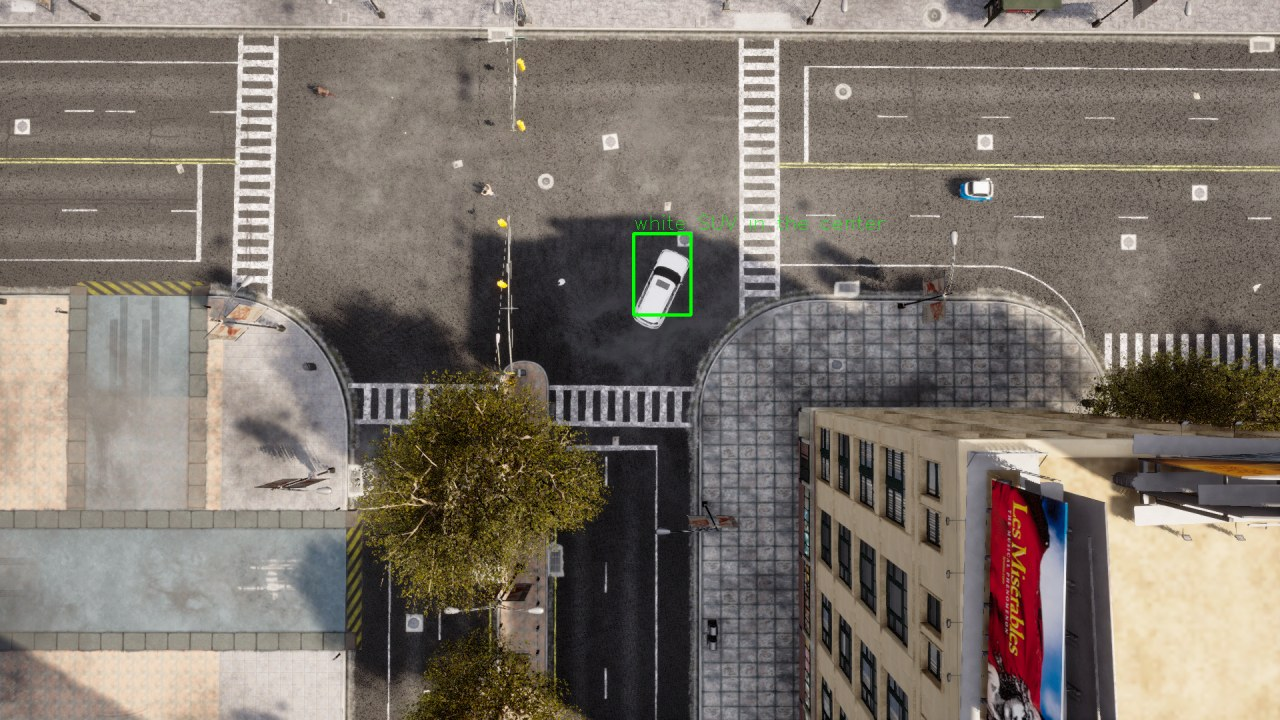
#> input picture runners/carla_ui_proof/oracle-lock-45m.jpg, 1280 x 720 px
$ python -i gz_feed_view.py   (imports and definitions only)
#> lines starting #> are read from the running program, lines starting #| are printed output that depends on the picture
#!/usr/bin/env python3
"""
gz_feed_view.py -- see the real Gazebo camera feed over SSH.

Starts `gz sim` headless (NVIDIA EGL) with the Sonoma Raceway world (chase_cam
mounted over the start grid), subscribes to the camera topic, and serves the
live frames as MJPEG on 127.0.0.1:8088. The camera tilt is a runtime knob:
--pitch -90 = nadir (straight down), ~-10 = near-horizon / mostly sky (default).

This is what the grounding model will see (follow-loop / VLM come later).

View it over SSH:
    ssh -L 8088:localhost:8088 <box>          # on your laptop
    .venv-ft/bin/python runners/gz_feed_view.py   # on the box
    # open http://localhost:8088 in your browser

One-frame smoke check / still capture (no server):
    .venv-ft/bin/python runners/gz_feed_view.py --snapshot /tmp/feed.png --pitch -30

Run with the venv python (.venv-ft) -- it has cv2 AND (via the path insert
below) the system gz-transport bindings.
"""
import argparse
import os
import subprocess
import sys
import threading
import time
from http.server import BaseHTTPRequestHandler, ThreadingHTTPServer
from pathlib import Path

import cv2  # from the venv -- import BEFORE touching sys.path
import numpy as np

sys.path.append("/usr/lib/python3/dist-packages")  # APPEND: gz-transport13 / gz-msgs10 only;
# must not front-shadow the venv's numpy/cv2 (different ABI -> native crash, no traceback)

REPO = Path(__file__).resolve().parent.parent
WORLD_SDF = REPO / "runners" / "sitl" / "worlds" / "sonoma_follow.sdf"
WORLD = "raceway"
CAM = "chase_cam"
CAM_TOPIC = f"/world/{WORLD}/model/{CAM}/link/cam_link/sensor/{CAM}/image"
SET_POSE_SVC = f"/world/{WORLD}/set_pose"
HOST, PORT = "127.0.0.1", 8088

# gz sim -s renders the camera sensor offscreen via EGL (it ignores DISPLAY). By
# default glvnd's EGL loader picks mesa on this box and fails ("dri2 screen") -> BLACK
# frames. Force NVIDIA's EGL vendor so it renders on the 3090.
GZ_EGL_ICD = os.environ.get("GZ_FEED_EGL_ICD", "/usr/share/glvnd/egl_vendor.d/10_nvidia.json")
# Sonoma world uses model:// includes from the vendored SITL_Models tree.
_SITL = REPO / "runners" / "sitl" / "external" / "SITL_Models" / "Gazebo"
_RES = f"{_SITL/'models'}:{_SITL/'worlds'}"
GZ_ENV = {**os.environ, "__EGL_VENDOR_LIBRARY_FILENAMES": GZ_EGL_ICD,
          "GZ_SIM_RESOURCE_PATH": _RES + os.pathsep + os.environ.get("GZ_SIM_RESOURCE_PATH", "")}

_latest = {"rgb": None}  # HxWx3 uint8
_lock = threading.Lock()
_first = threading.Event()

# Live camera pose (world). Driven by the control loop from currently-held keys.
_cam = {"x": 0.0, "y": 0.0, "z": 3.0, "pitch": -10.0, "yaw": 145.0}
_held = set()          # movement keys currently down in the browser
_cam_lock = threading.Lock()


# [34 lines left out: functions _start_gz, _subscribe, _quat_zyx, not called in this run]


MOVE, LIFT, ROT = 6.0, 3.0, 60.0  # m/s, m/s, deg/s -- fly speeds while a key is held


# [51 lines left out: functions _step, _apply_pose, _control_loop, not called in this run]


# --- feed colour grade ------------------------------------------------------
# The Sonoma OBJ mesh renders effectively unlit in gz/ogre2: world lights don't
# reach its flat baked-texture surfaces (verified -- ambient 1->0.35, sun recolour
# and a low raking sun all left the track pixel-identical). So the scene "look" is a
# post-process grade on the egress frame, not in-world lighting. ~0.3 ms at 640x480.
# Tune GRADE live; set on=False for the raw render.
GRADE = {"on": True, "gamma": 0.90, "contrast": 1.14, "sat": 1.28,
         "warm": 1.07, "cool": 0.95, "vignette": 0.35}


def _grade_lut():
    x = np.arange(256, dtype=np.float32) / 255.0
    x = np.clip((x - 0.5) * GRADE["contrast"] + 0.5, 0, 1)   # contrast about mid-grey
    x = np.power(x, GRADE["gamma"])                           # gamma lift
    return np.clip(x * 255, 0, 255).astype(np.uint8)


_LUT = _grade_lut()
_vig_cache = {}


def _vignette(shape):
    v = _vig_cache.get(shape)
    if v is None:
        h, w = shape
        yy, xx = np.ogrid[0:h, 0:w]
        r = np.sqrt(((xx - w / 2) / (w / 2)) ** 2 + ((yy - h / 2) / (h / 2)) ** 2)
        # flat in the centre, darkens past r=0.4 out to the corners
        v = (1 - GRADE["vignette"] * np.clip(r - 0.4, 0, 1) / 0.6).astype(np.float32)
        v = _vig_cache[shape] = v[..., None]
    return v


def _grade(bgr):
    if not GRADE["on"]:
        return bgr
    out = cv2.LUT(bgr, _LUT).astype(np.float32)               # contrast+gamma
#> bgr is the input picture: shape (720, 1280, 3); mean B, G, R 106.7, 115.6, 124.4
    out[..., 0] *= GRADE["cool"]                              # BGR: pull blue
    out[..., 2] *= GRADE["warm"]                              # push red = warm
    out *= _vignette(bgr.shape[:2])
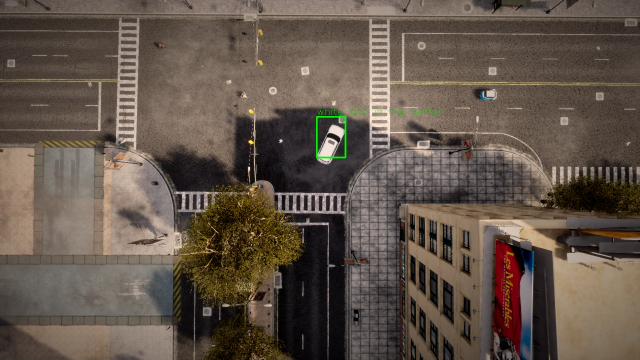
#> out: shape (720, 1280, 3) float32 (shown at 1/2 size); mean B, G, R 79.5, 91.1, 105.1; drawn with min black and max white
    out = np.clip(out, 0, 255).astype(np.uint8)
    hsv = cv2.cvtColor(out, cv2.COLOR_BGR2HSV).astype(np.float32)
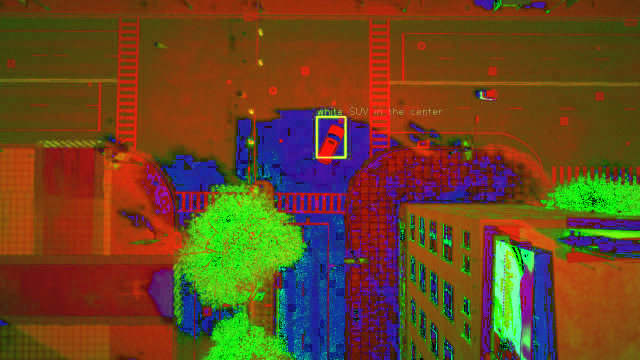
#> hsv: shape (720, 1280, 3) float32 (shown at 1/2 size); mean B, G, R 34.1, 70.5, 105.2
    hsv[..., 1] = np.clip(hsv[..., 1] * GRADE["sat"], 0, 255)  # saturation
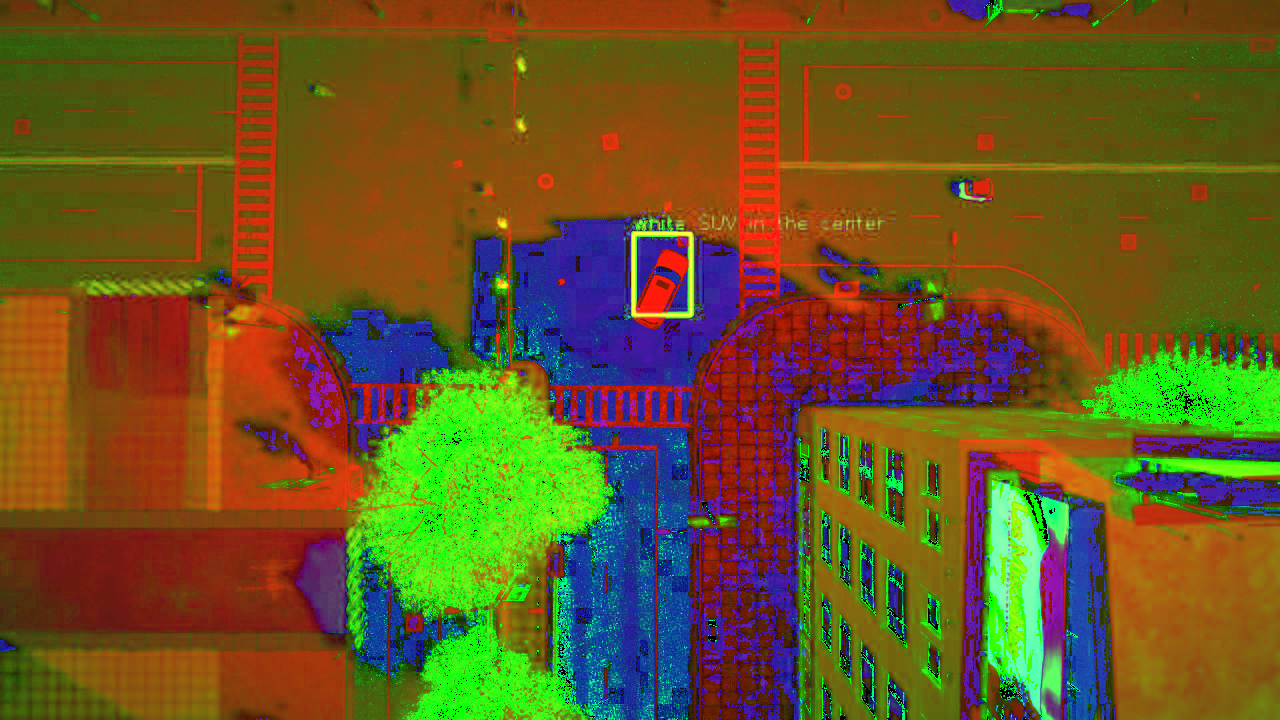
#> hsv: shape (720, 1280, 3) float32; mean B, G, R 34.1, 86.9, 105.2
    return cv2.cvtColor(hsv.astype(np.uint8), cv2.COLOR_HSV2BGR)


def _bgr(rgb):
    """RGB frame -> graded BGR, ready for imencode/imwrite."""
    return _grade(cv2.cvtColor(rgb, cv2.COLOR_RGB2BGR))


def _jpeg(rgb):
    ok, buf = cv2.imencode(".jpg", _bgr(rgb), [cv2.IMWRITE_JPEG_QUALITY, 85])
    return buf.tobytes() if ok else None


PAGE = b"""<!doctype html><meta charset=utf-8><title>Gazebo feed -- fly the camera</title>
<style>body{margin:0;background:#111;color:#ccc;font:14px system-ui;text-align:center}
.wrap{position:relative;display:inline-block;margin-top:8px}
img{max-width:100%;height:auto;display:block;image-rendering:auto}
#hud{position:absolute;top:6px;left:6px;background:rgba(0,0,0,.55);padding:4px 8px;
  font:12px/1.4 monospace;text-align:left;border-radius:4px;pointer-events:none}
p{margin:6px}</style>
<p>Sonoma Raceway &middot; fly the camera: <b>WASD</b> move &middot; <b>R/F</b> up/down &middot;
   <b>arrows</b> look &middot; click the image first</p>
<div class=wrap tabindex=0 id=stage><img src="/stream"><div id=hud></div></div>
<script>
const MAP={w:'w',a:'a',s:'s',d:'d',r:'r',f:'f',
  ArrowUp:'up',ArrowDown:'down',ArrowLeft:'left',ArrowRight:'right'};
const held=new Set();
function send(){fetch('/move',{method:'POST',body:[...held].join(',')});}
const stage=document.getElementById('stage');
stage.focus();
stage.addEventListener('keydown',e=>{const k=MAP[e.key];if(!k)return;e.preventDefault();
  if(!held.has(k)){held.add(k);send();}});
stage.addEventListener('keyup',e=>{const k=MAP[e.key];if(!k)return;e.preventDefault();
  held.delete(k);send();});
stage.addEventListener('blur',()=>{if(held.size){held.clear();send();}});  // stop on focus loss
const hud=document.getElementById('hud');
setInterval(async()=>{const p=await(await fetch('/pose')).json();
  hud.textContent=`x ${p.x.toFixed(1)}  y ${p.y.toFixed(1)}  z ${p.z.toFixed(1)}\\n`+
    `pitch ${p.pitch.toFixed(0)}  yaw ${p.yaw.toFixed(0)}`;},200);
</script>
"""


class Handler(BaseHTTPRequestHandler):
    def log_message(self, *a):  # quiet
        pass

    # [150 lines left out: functions _json, do_POST, do_GET, main, _selftest, not called in this run]


# [2 lines not run here, left out]

>>> import cv2
>>> picture = cv2.cvtColor(cv2.imread('carla_ui_proof/oracle-lock-45m.jpg'), cv2.COLOR_BGR2RGB)
>>> result = _bgr(picture)

$ run again, on runners/carla_ui_proof/ui-loop-closed.jpg
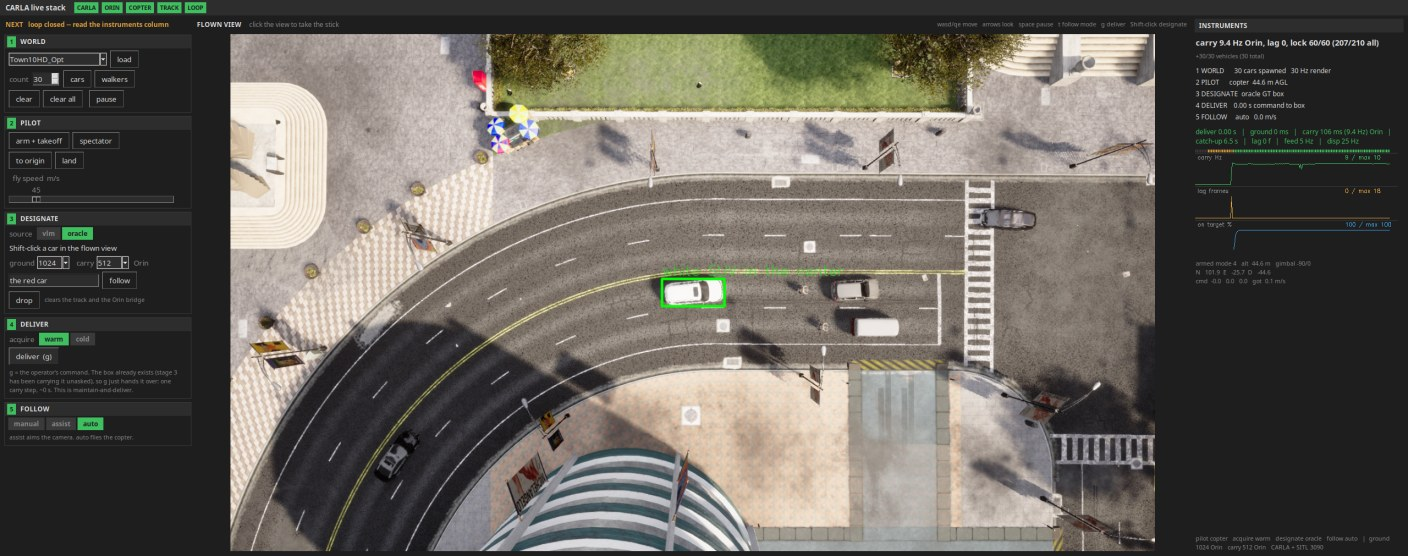
#> input picture runners/carla_ui_proof/ui-loop-closed.jpg, 1408 x 556 px
#> in _grade, bgr is the input picture: shape (556, 1408, 3); mean B, G, R 92.1, 99.1, 103.1
#> in _grade, `out *= _vignette(bgr.shape[:2])`:
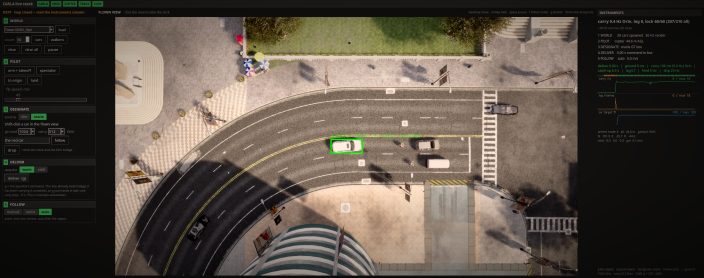
#> out: shape (556, 1408, 3) float32 (shown at 1/2 size); mean B, G, R 74.3, 84.7, 94.7; drawn with min black and max white
#> in _grade, `hsv[..., 1] = np.clip(hsv[..., 1] * GRADE["sat"], 0, 255)`:
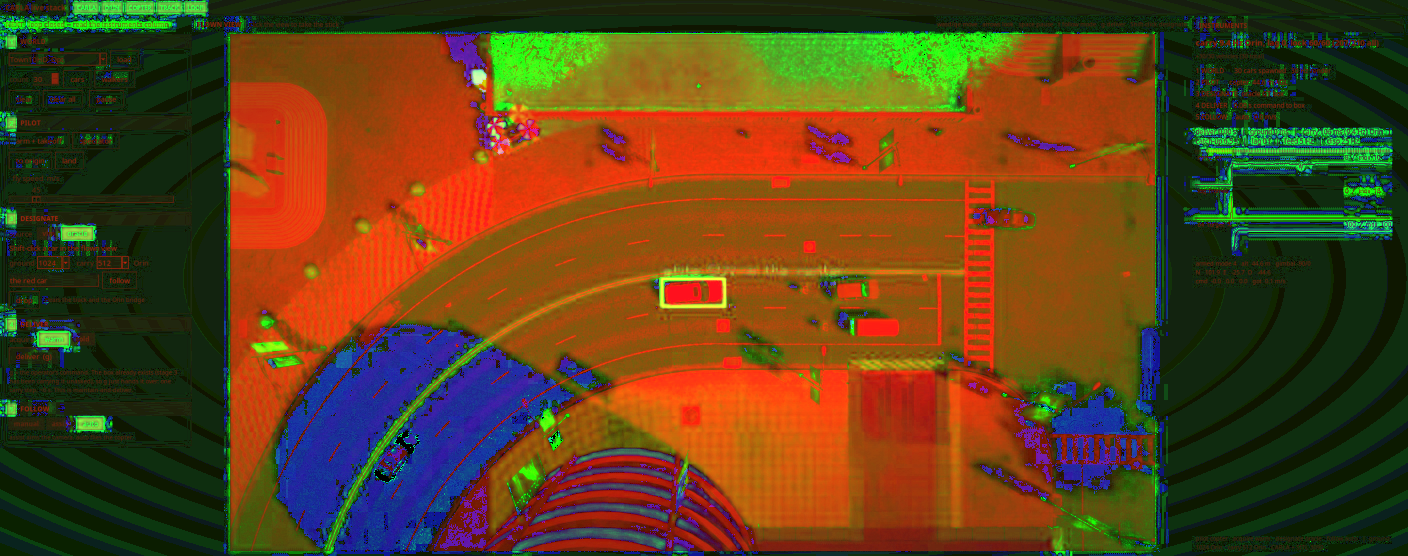
#> hsv: shape (556, 1408, 3) float32; mean B, G, R 26.2, 65.9, 94.9
